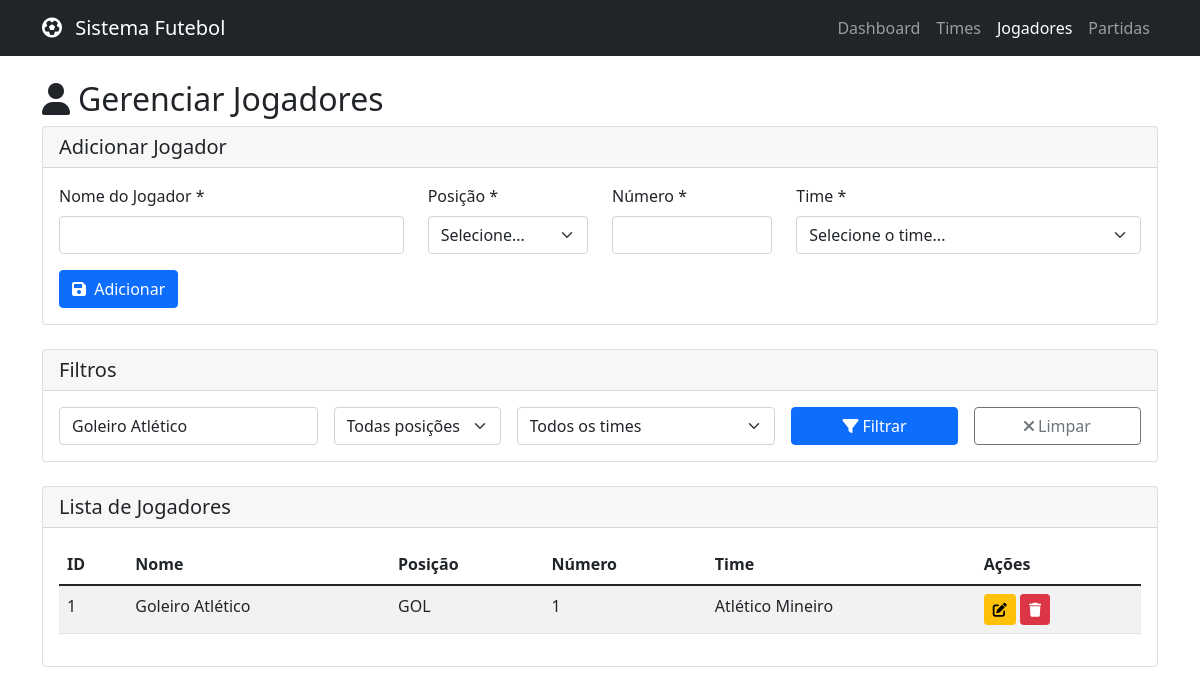
Page /jogadores.php?nome=Goleiro Atlético on the committed database.
### tables this page shows
CREATE TABLE jogadores (
    id INT AUTO_INCREMENT PRIMARY KEY,
    nome VARCHAR(100) NOT NULL,
    posicao ENUM('GOL', 'ZAG', 'LD', 'LE', 'VOL', 'MEI', 'ATA') NOT NULL,
    numero_camisa INT NOT NULL,
    time_id INT,
    created_at TIMESTAMP DEFAULT CURRENT_TIMESTAMP,
    updated_at TIMESTAMP DEFAULT CURRENT_TIMESTAMP ON UPDATE CURRENT_TIMESTAMP,
    FOREIGN KEY (time_id) REFERENCES times(id) ON DELETE CASCADE,
    UNIQUE KEY unique_jogador_time (time_id, numero_camisa)
);

CREATE TABLE times (
    id INT AUTO_INCREMENT PRIMARY KEY,
    nome VARCHAR(100) NOT NULL,
    cidade VARCHAR(100) NOT NULL,
    created_at TIMESTAMP DEFAULT CURRENT_TIMESTAMP,
    updated_at TIMESTAMP DEFAULT CURRENT_TIMESTAMP ON UPDATE CURRENT_TIMESTAMP
);

### models/Jogador.php (called while the page is built, shortened)
<?php
class Jogador {
    private $conn;
    private $table_name = "jogadores";
    public function __construct($db) {
        $this->conn = $db;
    }
    public function readAll($page = 1, $records_per_page = 10, $filters = []) {
        $offset = ($page - 1) * $records_per_page;
        $where = "WHERE 1=1";
        $params = [];
        if(!empty($filters['nome'])) {
            $where .= " AND j.nome LIKE :nome";
            $params[':nome'] = "%{$filters['nome']}%";
        }
        $query = "SELECT j.*, t.nome as time_nome
                 FROM " . $this->table_name . " j
                 LEFT JOIN times t ON j.time_id = t.id
                 " . $where . "
                 ORDER BY j.nome
                 LIMIT :offset, :records_per_page";
        $stmt = $this->conn->prepare($query);
        foreach($params as $key => $value) {
            $stmt->bindValue($key, $value);
        }
        $stmt->bindParam(":offset", $offset, PDO::PARAM_INT);
        $stmt->bindParam(":records_per_page", $records_per_page, PDO::PARAM_INT);
        $stmt->execute();
        return $stmt;
    }
    public function count($filters = []) {
        $where = "WHERE 1=1";
        $params = [];
        if(!empty($filters['nome'])) {
            $where .= " AND nome LIKE :nome";
            $params[':nome'] = "%{$filters['nome']}%";
        }
        $query = "SELECT COUNT(*) as total FROM " . $this->table_name . " " . $where;
        $stmt = $this->conn->prepare($query);
        foreach($params as $key => $value) {
            $stmt->bindValue($key, $value);
        }
        $stmt->execute();
        $row = $stmt->fetch(PDO::FETCH_ASSOC);
        return $row['total'];
    }
}
?>

### models/Time.php (called while the page is built, shortened)
<?php
class Time {
    private $conn;
    private $table_name = "times";
    public function __construct($db) {
        $this->conn = $db;
    }
    public function getAll() {
        $query = "SELECT id, nome FROM " . $this->table_name . " ORDER BY nome";
        $stmt = $this->conn->prepare($query);
        $stmt->execute();
        return $stmt;
    }
}
?>

### jogadores.php (the view, shortened to what this page needs)
<?php
include_once 'models/Time.php';
include_once 'models/Jogador.php';
$database = new Database();
$db = $database->getConnection();
$jogador = new Jogador($db);
$page = isset($_GET['page']) ? $_GET['page'] : 1;
$records_per_page = 10;
$filters = [
    'nome' => isset($_GET['nome']) ? $_GET['nome'] : '',
    'posicao' => isset($_GET['posicao']) ? $_GET['posicao'] : '',
    'time_id' => isset($_GET['time_id']) ? $_GET['time_id'] : ''
];
$edit_jogador = null;
$stmt = $jogador->readAll($page, $records_per_page, $filters);
$total_records = $jogador->count($filters);
?>
<!DOCTYPE html>
<html lang="pt-BR">
<head>
    <link href="https://cdn.jsdelivr.net/npm/bootstrap@5.1.3/dist/css/bootstrap.min.css" rel="stylesheet">
    <link href="https://cdnjs.cloudflare.com/ajax/libs/font-awesome/6.0.0/css/all.min.css" rel="stylesheet">
</head>
<body>
    <nav class="navbar navbar-expand-lg navbar-dark bg-dark">
        <div class="container">
            <a class="navbar-brand" href="index.php">
                <i class="fas fa-futbol me-2"></i>
                Sistema Futebol
            </a>
            <div class="navbar-nav">
                <a class="nav-link" href="index.php">Dashboard</a>
                <a class="nav-link" href="times.php">Times</a>
                <a class="nav-link active" href="jogadores.php">Jogadores</a>
                <a class="nav-link" href="partidas.php">Partidas</a>
            </div>
        </div>
    </nav>
    <div class="container mt-4">
        <div class="row">
            <div class="col-12">
                <h2><i class="fas fa-user me-2"></i>Gerenciar Jogadores</h2>
                <div class="card mb-4">
                    <div class="card-header">
                        <h5 class="mb-0"><?php echo empty($edit_jogador) ? 'Adicionar Jogador' : 'Editar Jogador'; ?></h5>
                    </div>
                    <div class="card-body">
                        <form method="POST">
                            <div class="row">
                                <div class="col-md-4">
                                    <div class="mb-3">
                                        <label for="nome" class="form-label">Nome do Jogador *</label>
                                        <input type="text" class="form-control" id="nome" name="nome"
                                               value="<?php echo !empty($edit_jogador) ? $edit_jogador['nome'] : ''; ?>" required>
                                    </div>
                                </div>
                                <div class="col-md-2">
                                    <div class="mb-3">
                                        <label for="posicao" class="form-label">Posição *</label>
                                        <select class="form-select" id="posicao" name="posicao" required>
                                            <option value="">Selecione...</option>
                                        </select>
                                    </div>
                                </div>
                                <div class="col-md-2">
                                    <div class="mb-3">
                                        <label for="numero_camisa" class="form-label">Número *</label>
                                        <input type="number" class="form-control" id="numero_camisa" name="numero_camisa"
                                               min="1" max="99"
                                               value="<?php echo !empty($edit_jogador) ? $edit_jogador['numero_camisa'] : ''; ?>" required>
                                    </div>
                                </div>
                                <div class="col-md-4">
                                    <div class="mb-3">
                                        <label for="time_id" class="form-label">Time *</label>
                                        <select class="form-select" id="time_id" name="time_id" required>
                                            <option value="">Selecione o time...</option>
                                        </select>
                                    </div>
                                </div>
                            </div>
                            <button type="submit" class="btn btn-primary">
                                <i class="fas fa-save me-1"></i>
                                <?php echo empty($edit_jogador) ? 'Adicionar' : 'Atualizar'; ?>
                            </button>
                        </form>
                    </div>
                </div>
                <div class="card">
                    <div class="card-header">
                        <h5 class="mb-0">Filtros</h5>
                    </div>
                    <div class="card-body">
                        <form method="GET" class="row g-3">
                            <div class="col-md-3">
                                <input type="text" name="nome" class="form-control" placeholder="Nome do jogador"
                                       value="<?php echo htmlspecialchars($filters['nome']); ?>">
                            </div>
                            <div class="col-md-2">
                                <select name="posicao" class="form-select">
                                    <option value="">Todas posições</option>
                                </select>
                            </div>
                            <div class="col-md-3">
                                <select name="time_id" class="form-select">
                                    <option value="">Todos os times</option>
                                </select>
                            </div>
                            <div class="col-md-2">
                                <button type="submit" class="btn btn-primary w-100">
                                    <i class="fas fa-filter me-1"></i>Filtrar
                                </button>
                            </div>
                            <div class="col-md-2">
                                <a href="jogadores.php" class="btn btn-outline-secondary w-100">
                                    <i class="fas fa-times me-1"></i>Limpar
                                </a>
                            </div>
                        </form>
                    </div>
                </div>
                <div class="card mt-4">
                    <div class="card-header">
                        <h5 class="mb-0">Lista de Jogadores</h5>
                    </div>
                    <div class="card-body">
                        <?php if($total_records > 0): ?>
                            <div class="table-responsive">
                                <table class="table table-striped">
                                    <thead>
                                        <tr>
                                            <th>ID</th>
                                            <th>Nome</th>
                                            <th>Posição</th>
                                            <th>Número</th>
                                            <th>Time</th>
                                            <th>Ações</th>
                                        </tr>
                                    </thead>
                                    <tbody>
                                        <?php while ($row = $stmt->fetch(PDO::FETCH_ASSOC)): ?>
                                            <tr>
                                                <td><?php echo $row['id']; ?></td>
                                                <td><?php echo htmlspecialchars($row['nome']); ?></td>
                                                <td><?php echo $row['posicao']; ?></td>
                                                <td><?php echo $row['numero_camisa']; ?></td>
                                                <td><?php echo htmlspecialchars($row['time_nome']); ?></td>
                                                <td>
                                                    <a href="jogadores.php?action=edit&id=<?php echo $row['id']; ?>&<?php echo http_build_query($filters); ?>"
                                                       class="btn btn-sm btn-warning">
                                                        <i class="fas fa-edit"></i>
                                                    </a>
                                                    <button type="button" class="btn btn-sm btn-danger"
                                                            data-bs-toggle="modal"
                                                            data-bs-target="#deleteModal<?php echo $row['id']; ?>">
                                                        <i class="fas fa-trash"></i>
                                                    </button>
                                                </td>
                                            </tr>
                                        <?php endwhile; ?>
                                    </tbody>
                                </table>
                            </div>
                        <?php else: ?>
                            <div class="alert alert-info">
                                Nenhum jogador encontrado com os filtros aplicados.
                            </div>
                        <?php endif; ?>
                    </div>
                </div>
            </div>
        </div>
    </div>
</body>
</html>

### rows in the picture
jogadores: id "1", nome "Goleiro Atlético", posicao "GOL", numero_camisa "1", time.nome "Atlético Mineiro"
